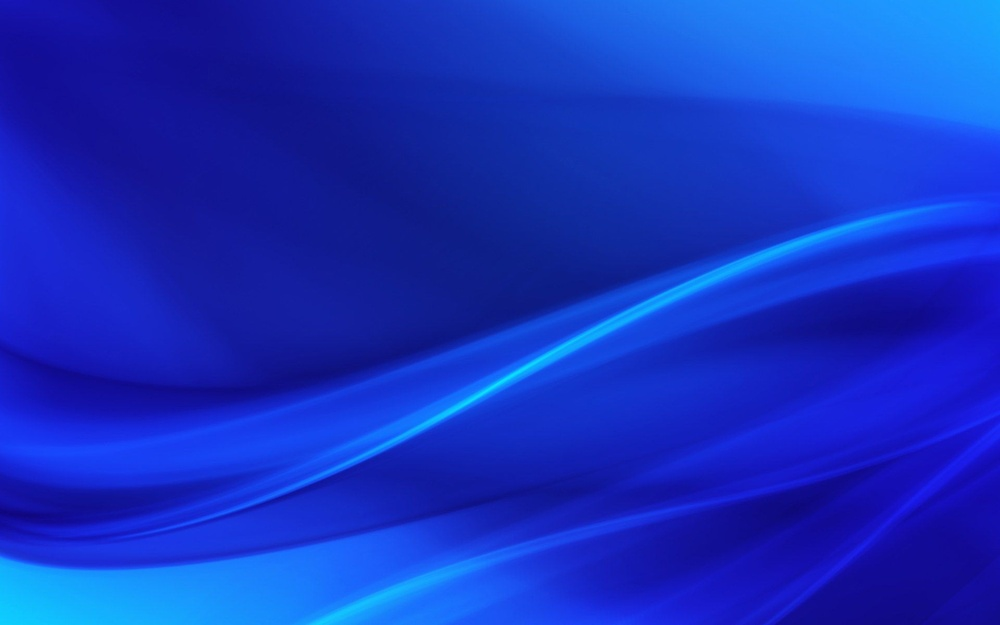
#> input picture images/blue.jpg, 1000 x 625 px, shrunk from 1920 x 1200 before the run
$ jupyter execute --allow-errors '3_Histogram of image.ipynb'
#> lines starting #> are read from the running program, lines starting #| are printed output that depends on the picture
# <center> Histogram of Images

## Importing all necessary libraries
<b> We also define the function for displaying image here

[cell 1]
import numpy as np
import cv2
import os
def image_show_multiple(window_name,image):
    for i,item in enumerate(window_name):
        cv2.imshow(window_name[i],image[i])
    cv2.waitKey()
    cv2.destroyAllWindows()

## Histogram of an image

[cell 2]
image_path=os.path.join('images','Dreaming_about_a_horse.jpg' )#coloured image
image_BGR=cv2.imread(image_path)
image_gray=cv2.imread(image_path,0)

#> (a cell that did not finish here is left out)

[cell 4]
import matplotlib.pyplot as plt
color1=['b-','g--','r-.']
#> (the rest of this cell did not finish here and is left out)

<b> It can be observed that the blue channel has lower values and red channel has higher intensity values.

[cell 5]
histogram=cv2.calcHist([image_gray], channels=[0], mask=None, histSize=[256], ranges=[0,256])
#> histogram = 256 values from 0 to 0
plt.plot(histogram,'k',)
plt.title('Gray image histogram')
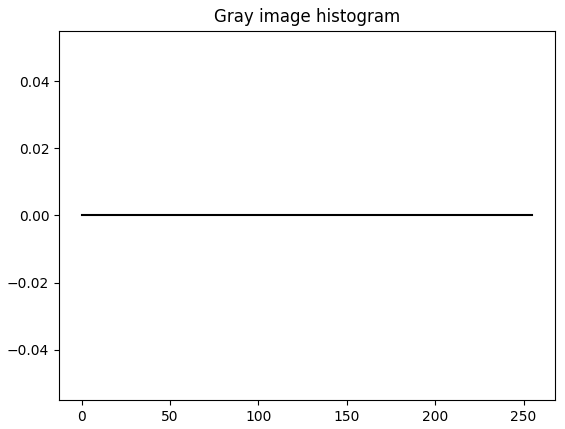
#> figure drawn by matplotlib, 1 panel

<b> The histogram values for a blue image

[cell 6]
image_BGR1=cv2.imread(os.path.join('images','blue.jpg'))
#> image_BGR1 is the input picture: shape (625, 1000, 3); mean B, G, R 191.9, 49.1, 21
plt.imshow(cv2.cvtColor(image_BGR1,cv2.COLOR_BGR2RGB)) #plt.imshow reads the channels as RGB not BGR. So conversion is required.

[cell 7]
plt.imshow(image_BGR1) #Without Conversion

[cell 8]
color1=['b-','g--','r-.']
for i in range(3):
    histogram=cv2.calcHist([image_BGR1], channels=[i], mask=None, histSize=[256], ranges=[0,256])
    plt.plot(histogram,color1[i])
plt.legend(['Blue','Green','Red'])
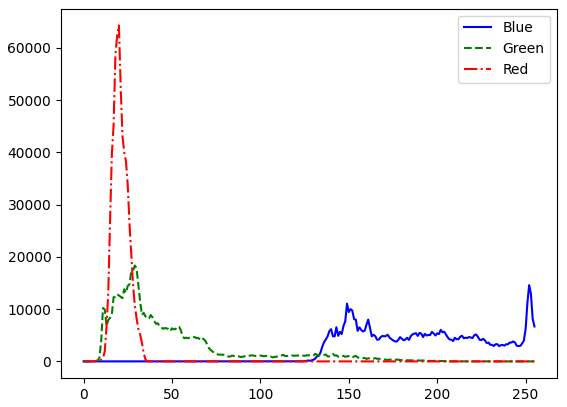
#> figure drawn by matplotlib, 1 panel; curve peaks at x = 252, y = 14591; curve peaks at x = 29, y = 18341; curve peaks at x = 20, y = 64281
#> the sliders are set to L = 150, H = 250

## Masked Histogram

<b> We can find the color histogram for only a particular region of interest (ROI) of the image by using mask.<br>

* Lets find a mask based on the gray scale values within range 150 to 250. The pixels within this range will be 255 (white) and outside this range will be 0 (black)

[cell 9]
image_path=os.path.join('images','Dreaming_about_a_horse.jpg' )#coloured image
image_gray=cv2.imread(image_path,0) #gray image
#> (the rest of this cell did not finish here and is left out)

#> (a cell that did not finish here is left out)

# Finding Mask using interactive widgets

[cell 11]
# grayscale
import ipywidgets as widgets
from ipywidgets import interact, interact_manual
def display_mask(L,H):
#> the sliders are set to H_L = 20, S_L = 0, V_L = 140, H_H = 180, S_H = 120, V_H = 255
    image_path=os.path.join('images','Dreaming_about_a_horse.jpg') #coloured image
    image=cv2.imread(image_path,0)
    mask = cv2.inRange(image, L,H)
    plt.imshow(mask,cmap='gray')
L=widgets.IntSlider(min=0, max=255, step=1, value=150)
H=widgets.IntSlider(min=0, max=255, step=1, value=250)
#> (the rest of this cell did not finish here and is left out)

[cell 12]
#HSV image
import ipywidgets as widgets
from ipywidgets import interact, interact_manual
def display_mask(H_L,S_L,V_L,H_H,S_H,V_H):
#> the sliders are set to H_L = 160, S_L = 0, V_L = 190, H_H = 255, S_H = 145, V_H = 255

$ run again, with images/smiling_image.jpg copied over images/blue.jpg
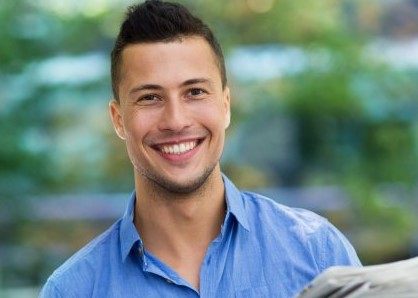
#> input picture images/smiling_image.jpg, 418 x 298 px
#> histogram = 256 values from 0 to 0
#> image_BGR1 is the input picture: shape (298, 418, 3); mean B, G, R 127.1, 133.6, 112.9
#> `[cell 8] color1=['b-','g--','r-.'] for i in range(3): histogram=cv2.ca..`:
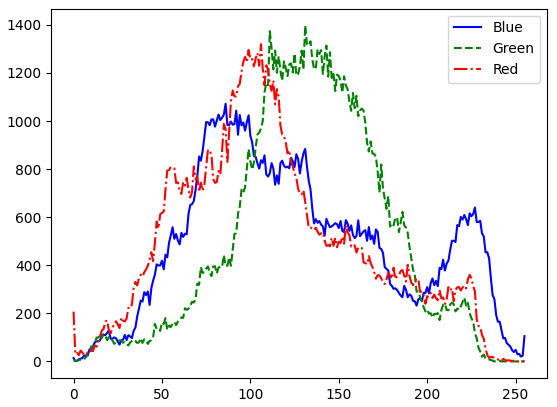
#> figure drawn by matplotlib, 1 panel; curve peaks at x = 86, y = 1072; curve peaks at x = 131, y = 1398; curve peaks at x = 106, y = 1320

$ run again, with images/grad.png saved as images/blue.jpg
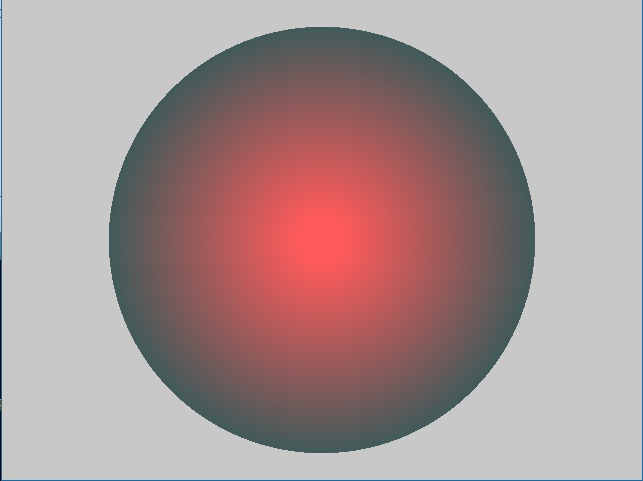
#> input picture images/grad.png, 643 x 481 px
#> histogram = 256 values from 0 to 0
#> image_BGR1 is the input picture: shape (481, 643, 3); mean B, G, R 148.9, 148.7, 169.3
#> `[cell 8] color1=['b-','g--','r-.'] for i in range(3): histogram=cv2.ca..`:
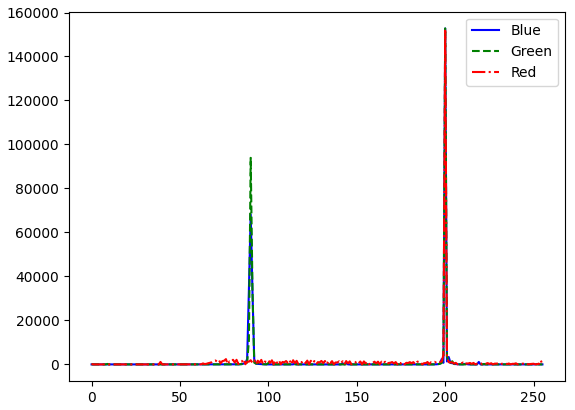
#> figure drawn by matplotlib, 1 panel; curve peaks at x = 200, y = 152738; curve peaks at x = 200, y = 152775; curve peaks at x = 200, y = 151713
